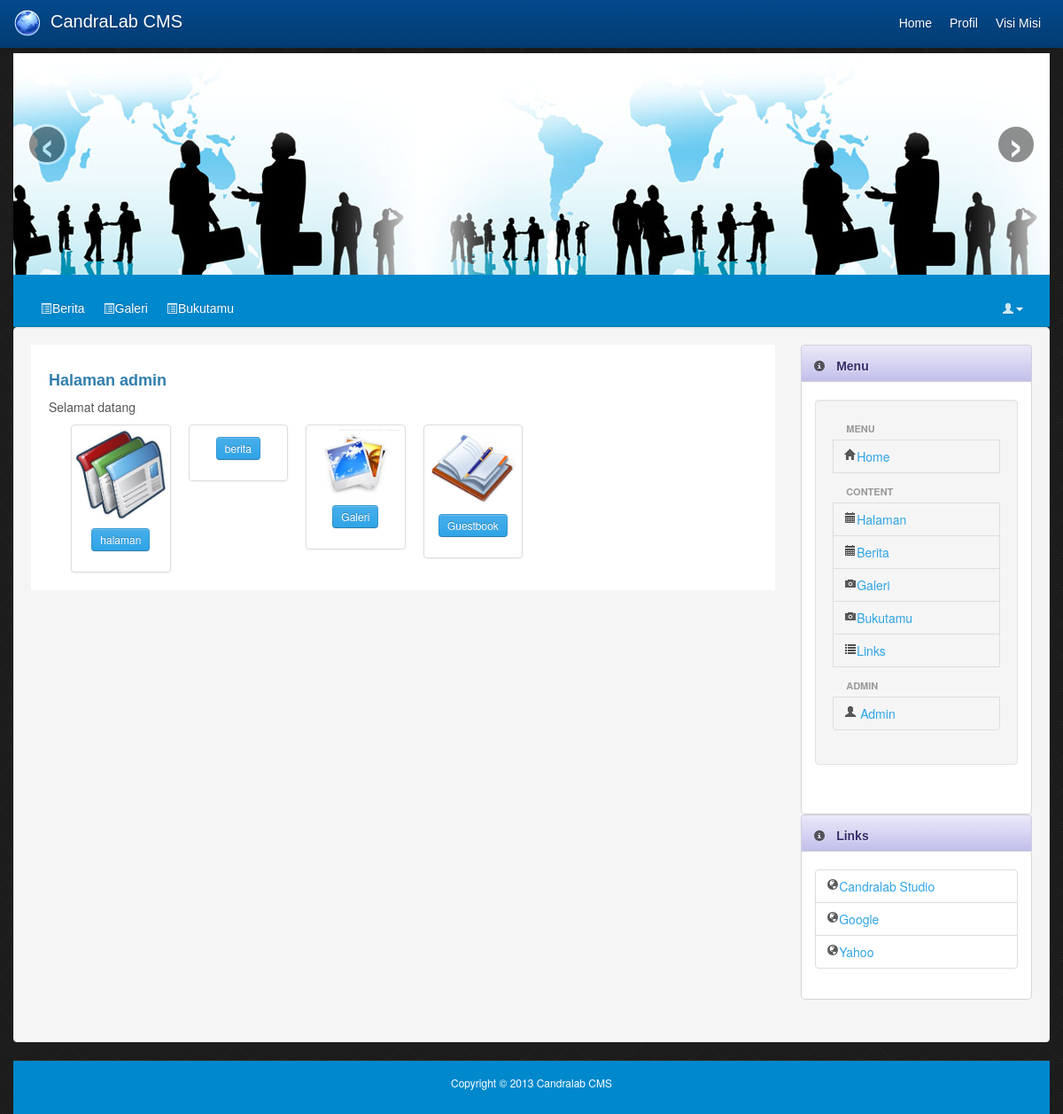
The page /index.php?mod=login&pg=welcome (signed in) on the database its author committed.
### tables this page shows
CREATE TABLE IF NOT EXISTS `halaman` (
  `idhalaman` int(11) NOT NULL AUTO_INCREMENT,
  `judul` varchar(255) DEFAULT NULL,
  `gambar` varchar(100) NOT NULL,
  `tanggal` datetime DEFAULT NULL,
  `isi` text,
  PRIMARY KEY (`idhalaman`)
);

CREATE TABLE IF NOT EXISTS `links` (
  `idlinks` int(11) NOT NULL AUTO_INCREMENT,
  `nama` varchar(50) NOT NULL,
  `url` varchar(100) NOT NULL,
  PRIMARY KEY (`idlinks`)
);

### inc/function.php (the view, shortened to what this page needs)
<?php
function query($qry) {
	$result = mysql_query($qry) or die("Gagal melakukan query pada :
	 <br>$qry<br><br>Kode Salah : <br>&nbsp;&nbsp;&nbsp;" . mysql_error() . "!");
	return $result;
}
function list_halaman() {
	$query = query("SELECT idhalaman,judul   FROM halaman ");
	while ($row = mysql_fetch_row($query)) {
		echo "<li><a href='index.php?mod=halaman&pg=halaman_detail&id=" . $row[0] . "'>" . ucwords($row[1]) . "</a> </li>";
	}
}
function list_links() {
	$query = query("SELECT *   FROM links order by nama ");
	while ($row = mysql_fetch_row($query)) {
		echo "<li><a href='.$row[0].' target='_blank' ><i class='icon-globe'></i>" . ucwords($row[1]) . "</a> </li>";
	}
}
?>

### index.php (style rules this page uses)
body { background: url('assets/img/demo.png') repeat; padding-top: 60px; }

### rows shown on the page
halaman: judul "Home"
halaman: judul "Profil"
halaman: judul "Visi Misi"
links: nama "Candralab Studio"
links: nama "Google"
links: nama "Yahoo"

### other values the page prints
$rule "admin"
